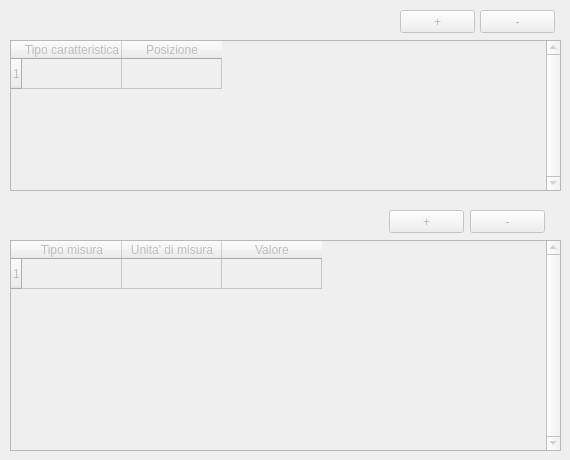
     <widget class="QWidget" name="tab_3">
      <attribute name="title">
       <string>Resti osteologici</string>
      </attribute>
      <widget class="QTableWidget" name="tableWidget_caratteristiche">
       <property name="enabled">
        <bool>false</bool>
       </property>
       <property name="geometry">
        <rect>
         <x>10</x>
         <y>40</y>
         <width>551</width>
         <height>151</height>
        </rect>
       </property>
       <property name="frameShape">
        <enum>QFrame::StyledPanel</enum>
       </property>
       <property name="frameShadow">
        <enum>QFrame::Raised</enum>
       </property>
       <property name="verticalScrollBarPolicy">
        <enum>Qt::ScrollBarAlwaysOn</enum>
       </property>
       <property name="horizontalScrollBarPolicy">
        <enum>Qt::ScrollBarAlwaysOff</enum>
       </property>
       <property name="editTriggers">
        <set>QAbstractItemView::AnyKeyPressed|QAbstractItemView::DoubleClicked|QAbstractItemView::EditKeyPressed</set>
       </property>
       <property name="rowCount">
        <number>1</number>
       </property>
       <property name="columnCount">
        <number>2</number>
       </property>
       <row/>
       <column>
        <property name="text">
         <string>Tipo caratteristica</string>
        </property>
       </column>
       <column>
        <property name="text">
         <string>Posizione</string>
        </property>
       </column>
      </widget>
      <widget class="QPushButton" name="pushButton_remove_row_caratteristiche">
       <property name="enabled">
        <bool>false</bool>
       </property>
       <property name="geometry">
        <rect>
         <x>480</x>
         <y>10</y>
         <width>75</width>
         <height>23</height>
        </rect>
       </property>
       <property name="maximumSize">
        <size>
         <width>100</width>
         <height>16777215</height>
        </size>
       </property>
       <property name="text">
        <string>-</string>
       </property>
      </widget>
      <widget class="QPushButton" name="pushButton_insert_row_caratteristiche">
       <property name="enabled">
        <bool>false</bool>
       </property>
       <property name="geometry">
        <rect>
         <x>400</x>
         <y>10</y>
         <width>75</width>
         <height>23</height>
        </rect>
       </property>
       <property name="maximumSize">
        <size>
         <width>100</width>
         <height>16777215</height>
        </size>
       </property>
       <property name="font">
        <font>
         <family>MS Shell Dlg 2</family>
         <pointsize>9</pointsize>
         <weight>50</weight>
         <bold>false</bold>
        </font>
       </property>
       <property name="text">
        <string>+</string>
       </property>
      </widget>
      <widget class="QTableWidget" name="tableWidget_misurazioni">
       <property name="enabled">
        <bool>false</bool>
       </property>
       <property name="geometry">
        <rect>
         <x>10</x>
         <y>240</y>
         <width>551</width>
         <height>211</height>
        </rect>
       </property>
       <property name="minimumSize">
        <size>
         <width>0</width>
         <height>0</height>
        </size>
       </property>
       <property name="frameShape">
        <enum>QFrame::StyledPanel</enum>
       </property>
       <property name="frameShadow">
        <enum>QFrame::Raised</enum>
       </property>
       <property name="verticalScrollBarPolicy">
        <enum>Qt::ScrollBarAlwaysOn</enum>
       </property>
       <property name="horizontalScrollBarPolicy">
        <enum>Qt::ScrollBarAlwaysOff</enum>
       </property>
       <property name="editTriggers">
        <set>QAbstractItemView::AnyKeyPressed|QAbstractItemView::DoubleClicked|QAbstractItemView::EditKeyPressed</set>
       </property>
       <property name="rowCount">
        <number>1</number>
       </property>
       <property name="columnCount">
        <number>3</number>
       </property>
       <row/>
       <column>
        <property name="text">
         <string>Tipo misura</string>
        </property>
       </column>
       <column>
        <property name="text">
         <string>Unita' di misura</string>
        </property>
       </column>
       <column>
        <property name="text">
         <string>Valore</string>
        </property>
       </column>
      </widget>
      <widget class="QPushButton" name="pushButton_remove_row_misure">
       <property name="enabled">
        <bool>false</bool>
       </property>
       <property name="geometry">
        <rect>
         <x>470</x>
         <y>210</y>
         <width>75</width>
         <height>23</height>
        </rect>
       </property>
       <property name="maximumSize">
        <size>
         <width>75</width>
         <height>16777215</height>
        </size>
       </property>
       <property name="text">
        <string>-</string>
       </property>
      </widget>
      <widget class="QPushButton" name="pushButton_insert_row_misure">
       <property name="enabled">
        <bool>false</bool>
       </property>
       <property name="geometry">
        <rect>
         <x>389</x>
         <y>210</y>
         <width>75</width>
         <height>23</height>
        </rect>
       </property>
       <property name="maximumSize">
        <size>
         <width>100</width>
         <height>16777215</height>
        </size>
       </property>
       <property name="font">
        <font>
         <family>MS Shell Dlg 2</family>
         <pointsize>9</pointsize>
         <weight>50</weight>
         <bold>false</bold>
        </font>
       </property>
       <property name="text">
        <string>+</string>
       </property>
      </widget>
     </widget>
